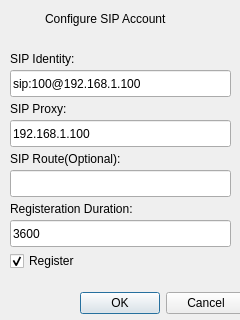
<?xml version="1.0" encoding="UTF-8"?>
<ui version="4.0">
 <class>widget_SIP_Accounts</class>
 <widget class="QWidget" name="widget_SIP_Accounts">
  <property name="geometry">
   <rect>
    <x>0</x>
    <y>0</y>
    <width>240</width>
    <height>320</height>
   </rect>
  </property>
  <property name="windowTitle">
   <string>Form</string>
  </property>
  <widget class="QLineEdit" name="lineEdit">
   <property name="geometry">
    <rect>
     <x>10</x>
     <y>70</y>
     <width>221</width>
     <height>27</height>
    </rect>
   </property>
   <property name="text">
    <string>sip:100@192.168.1.100</string>
   </property>
  </widget>
  <widget class="QLabel" name="label">
   <property name="geometry">
    <rect>
     <x>45</x>
     <y>10</y>
     <width>150</width>
     <height>17</height>
    </rect>
   </property>
   <property name="text">
    <string>Configure SIP Account</string>
   </property>
  </widget>
  <widget class="QLabel" name="label_2">
   <property name="geometry">
    <rect>
     <x>10</x>
     <y>50</y>
     <width>91</width>
     <height>17</height>
    </rect>
   </property>
   <property name="text">
    <string>SIP Identity:</string>
   </property>
  </widget>
  <widget class="QLabel" name="label_3">
   <property name="geometry">
    <rect>
     <x>10</x>
     <y>100</y>
     <width>91</width>
     <height>17</height>
    </rect>
   </property>
   <property name="text">
    <string>SIP Proxy:</string>
   </property>
  </widget>
  <widget class="QLineEdit" name="lineEdit_2">
   <property name="geometry">
    <rect>
     <x>10</x>
     <y>120</y>
     <width>221</width>
     <height>27</height>
    </rect>
   </property>
   <property name="text">
    <string>192.168.1.100</string>
   </property>
  </widget>
  <widget class="QLineEdit" name="lineEdit_3">
   <property name="geometry">
    <rect>
     <x>10</x>
     <y>170</y>
     <width>221</width>
     <height>27</height>
    </rect>
   </property>
  </widget>
  <widget class="QLabel" name="label_4">
   <property name="geometry">
    <rect>
     <x>10</x>
     <y>150</y>
     <width>151</width>
     <height>17</height>
    </rect>
   </property>
   <property name="text">
    <string>SIP Route(Optional):</string>
   </property>
  </widget>
  <widget class="QLineEdit" name="lineEdit_4">
   <property name="geometry">
    <rect>
     <x>10</x>
     <y>220</y>
     <width>221</width>
     <height>27</height>
    </rect>
   </property>
   <property name="text">
    <string>3600</string>
   </property>
  </widget>
  <widget class="QLabel" name="label_5">
   <property name="geometry">
    <rect>
     <x>10</x>
     <y>200</y>
     <width>161</width>
     <height>17</height>
    </rect>
   </property>
   <property name="text">
    <string>Registeration Duration:</string>
   </property>
  </widget>
  <widget class="QDialogButtonBox" name="buttonBox">
   <property name="geometry">
    <rect>
     <x>70</x>
     <y>290</y>
     <width>176</width>
     <height>27</height>
    </rect>
   </property>
   <property name="standardButtons">
    <set>QDialogButtonBox::Cancel|QDialogButtonBox::Ok</set>
   </property>
  </widget>
  <widget class="QCheckBox" name="checkBox">
   <property name="geometry">
    <rect>
     <x>10</x>
     <y>250</y>
     <width>97</width>
     <height>22</height>
    </rect>
   </property>
   <property name="font">
    <font>
     <italic>false</italic>
     <underline>false</underline>
     <strikeout>false</strikeout>
    </font>
   </property>
   <property name="acceptDrops">
    <bool>false</bool>
   </property>
   <property name="autoFillBackground">
    <bool>false</bool>
   </property>
   <property name="text">
    <string>Register</string>
   </property>
   <property name="checked">
    <bool>true</bool>
   </property>
  </widget>
 </widget>
 <resources/>
 <connections/>
</ui>
